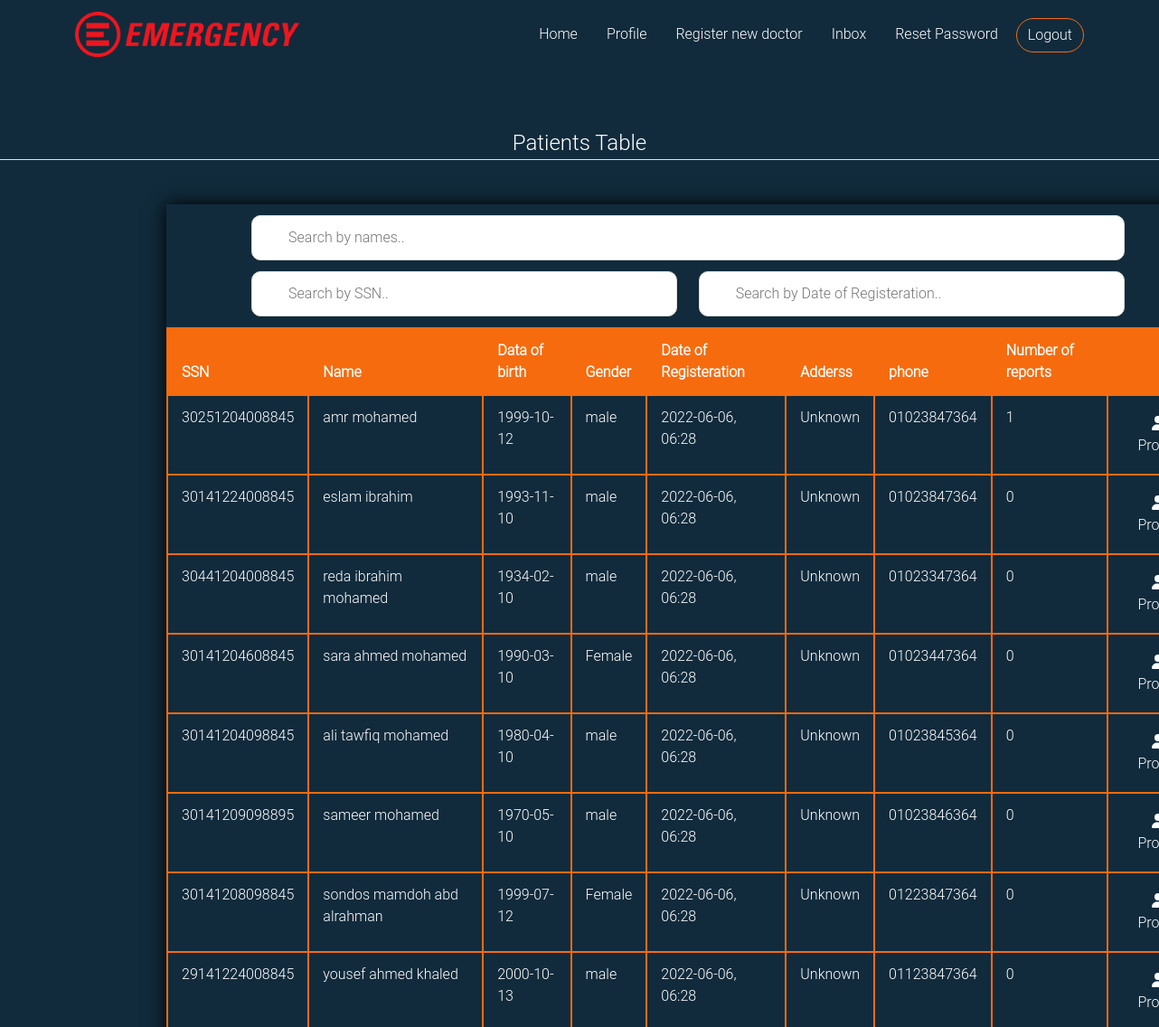
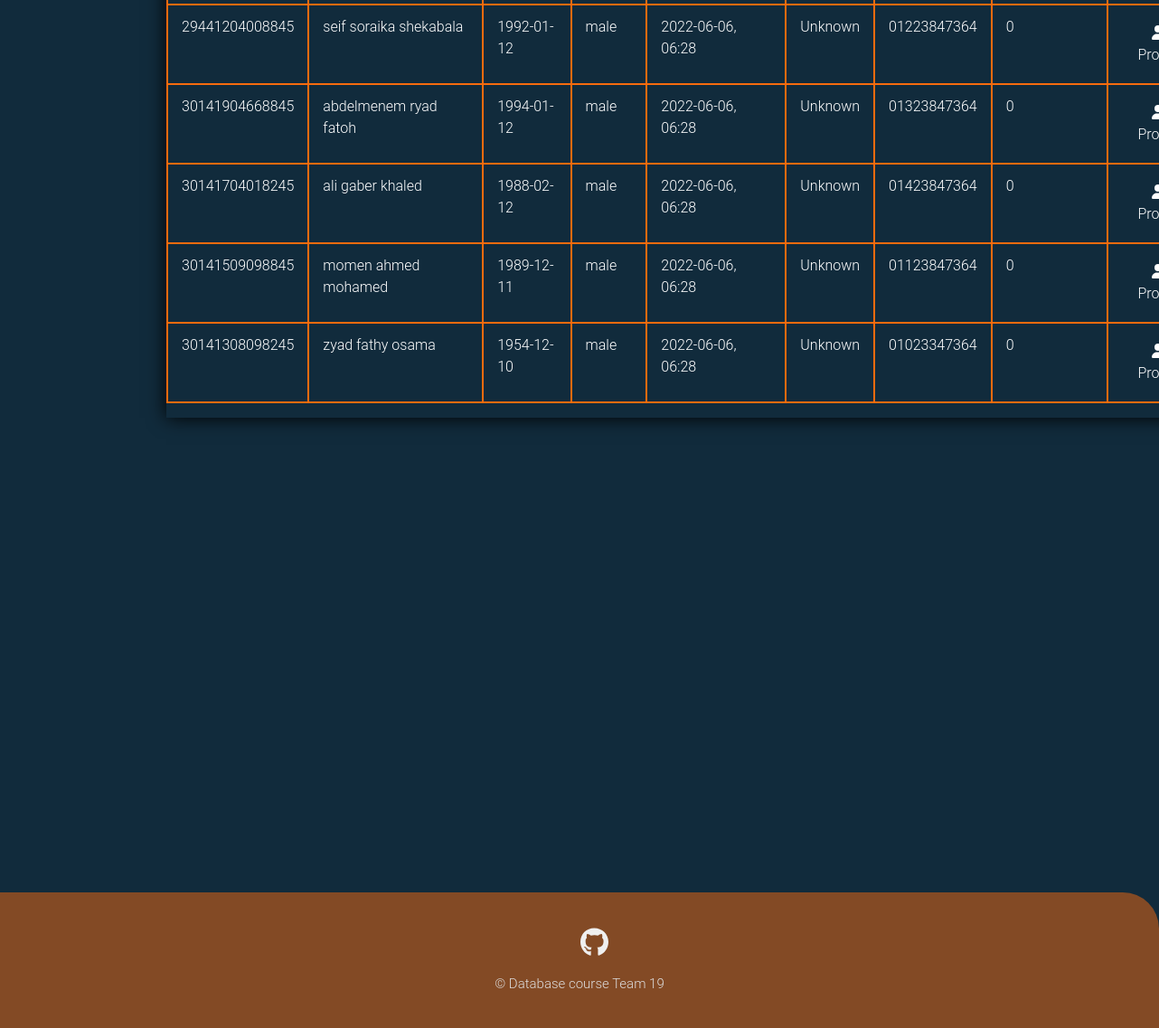
The app's page /patients_table (signed in) with its own data (2 pictures, top to bottom).
### emergencydebartment/models.py (models this page shows, shortened)
class User(db.Model, UserMixin):
    __tablename__ = 'user_table'
    id = db.Column(db.Integer, primary_key=True)
    ssn = db.Column(db.Integer, unique=True,nullable=False)
    Fname = db.Column(db.String(20),nullable=False)
    Sname = db.Column(db.String(20))
    Lname = db.Column(db.String(20),nullable=False)
    gender = db.Column(db.String(6),nullable=False)
    phone = db.Column(db.String(11), default='Unknown')
    address = db.Column(db.String(70), default='Unknown')
    birth_date = db.Column(db.DateTime,nullable=False)
    user_role = db.Column(db.String(15), nullable=False, default='Patient')
    password = db.Column(db.String(61),nullable=False)

class Patient(User):
    id = db.Column(db.Integer, db.ForeignKey('user_table.id'),primary_key=True)
    date =  db.Column(db.DateTime, default = datetime.utcnow) #date of registeration
    report = db.relationship('Report',  backref='patient', lazy=True, foreign_keys = 'Report.patient_id')
    email = db.Column(db.String(20),unique=True)

class User(db.Model, UserMixin):
    __tablename__ = 'user_table'
    id = db.Column(db.Integer, primary_key=True)
    ssn = db.Column(db.Integer, unique=True,nullable=False)
    Fname = db.Column(db.String(20),nullable=False)
    Sname = db.Column(db.String(20))
    Lname = db.Column(db.String(20),nullable=False)
    gender = db.Column(db.String(6),nullable=False)
    phone = db.Column(db.String(11), default='Unknown')
    address = db.Column(db.String(70), default='Unknown')
    birth_date = db.Column(db.DateTime,nullable=False)
    user_role = db.Column(db.String(15), nullable=False, default='Patient')
    password = db.Column(db.String(61),nullable=False)

### emergencydebartment/routes.py (the view, shortened to what this page needs)
@app.route("/patients_table", methods= ['GET','POST'])
@login_required(role = 'Doctor')
def ptable():
    table = Patient.query.all()
    num_of_reports = list()
    for patient in table:
        num_of_reports.append(len(patient.report))
    return render_template('patients_table.html', table = zip(table, num_of_reports))

### emergencydebartment/models.py (called while the page is built)
@login_manager.user_loader
def load_user(user_id):
    return User.query.get(int(user_id))

### emergencydebartment/routes.py (called while the page is built)
def login_required(role="ANY"):
    def wrapper(fn):
        @wraps(fn)
        def decorated_view(*args, **kwargs):
            if not current_user.is_authenticated:
              return login_manager.unauthorized()
            if current_user.user_role != 'Admin':
                if ((current_user.user_role != role) and (role != "ANY")):
                    return login_manager.unauthorized()
            return fn(*args, **kwargs)
        return decorated_view
    return wrapper

### emergencydebartment/templates/patients_table.html (shortened to what this page needs)
{% extends "layout.html" %}
{% block content %}
<legend class="border-bottom mb-4 legend align-text-center">Patients Table</legend>
        <div class="content">
                <div class="content-table dtable">
                    <div class="scrollme">
                        <div class="row justify-content-center" >
                    <input type="text" id="nameInput" onkeyup="namefunc()" placeholder="Search by names..">
                        </div>
                        <div class="row justify-content-center" >
                    <input type="text" id="ssnInput" onkeyup="ssnfunc()" placeholder="Search by SSN..">
                    <input type="text" id="dateInput" onkeyup="datefunc()" placeholder="Search by Date of Registeration..">
                </div>
                        <table id="myTable" class="table table-bordered table-responsive">
                            <thead>
                                <tr >
                                    <th scope="col">SSN</th>
                                    <th scope="col">Name</th>
                                    <th scope="col" >Data of birth</th>
                                    <th scope="col" >Gender</th>
                                    <th scope="col" >Date of Registeration</th>
                                    <th scope="col" >Adderss</th>
                                    <th scope="col" >phone</th>
                                    <th scope="col" >Number of reports</th>
                                    <th scope="col" ></th>
                                </tr>
                            </thead>
                            <tbody>
                            {% for patient, number_of_reports in table %}
                                <tr>
                                    <td>{{patient.ssn}}</td>
                                    {% if patient.Sname %}
                                    <td>{{patient.Fname}} {{patient.Sname}}  {{patient.Lname}}</td>
                                    {% else %}
                                    <td>{{patient.Fname}}  {{patient.Lname}}</td>
                                    {% endif %}
                                    <td>{{patient.birth_date.strftime("%Y-%m-%d")}}</td>
                                    <td>{{patient.gender}}</td>
                                    <td>{{patient.date.strftime("%Y-%m-%d, %H:%M")}}</td>
                                    <td>{{patient.address}}</td>
                                    <td>{{patient.phone}}</td>
                                    <td>{{number_of_reports}}</td>
                                    <td><a class="calling_btn btn rounded-pill main-btn " style="color:white ;" href="{{ url_for('profile_patient', patient_id = patient.id) }} "> <i class="fa-solid fa-user"></i> Profile</a></a></td>
                                {% endfor %}
                            </tbody>
                        </table>
                    </div>
                </div>
                    </div>
{% endblock %}

### emergencydebartment/static/styles/style.css (style rules this page uses)
:root { --blue-color: #112B3C; --orange-color:#F66B0E; --blue-off-color:#205375; --white-off-color:#EFEFEF; --gray-color:#DDDDDD; }
body { font-family: 'Roboto Light',sans-serif; background-color: var(--blue-color); }
legend { margin-top: 5%; color: white; text-align: center; }

### emergencydebartment/static/styles/table.css (style rules this page uses)
.content { min-height: 70vh; display: flex; align-items: center; justify-content: center; }
.content-table { border-collapse: collapse; margin: 25px 0; min-width: 400px; max-width: 1400px; min-height: 200px; box-shadow: 0 0 20px rgb(0, 0, 0.15); }
.content-table thead tr { background-color: #f66b0e; color: white; text-align: left; font-weight: bold; border: 2px solid #f66b0e; }
.content-table th, .content-table td { padding: 12px 15px; color: white; border: 2px solid #f66b0e; }
#nameInput { background-image: url('/css/searchicon.png'); margin-top: 1%; max-height: 3%; background-position: 10px 12px; background-repeat: no-repeat; width: 82%; font-size: 16px; padding: 12px 20px 12px 40px; border: 1px solid #ddd; margin-bottom: 12px; border-radius: 10px; }
#ssnInput { background-image: url('/css/searchicon.png'); background-position: 10px 12px; background-repeat: no-repeat; width: 40%; font-size: 16px; padding: 12px 20px 12px 40px; border: 1px solid #ddd; margin-bottom: 12px; border-radius: 10px; }
#dateInput { background-image: url('/css/searchicon.png'); background-position: 10px 12px; margin-left: 2%; background-repeat: no-repeat; width: 40%; font-size: 16px; padding: 12px 20px 12px 40px; border: 1px solid #ddd; margin-bottom: 12px; border-radius: 10px; }

### emergencydebartment/static/styles/login.css (style rules this page uses)
:root { --blue-color: #112B3C; --orange-color:#F66B0E; --blue-off-color:#205375; --white-off-color:#EFEFEF; --gray-color:#DDDDDD; }
html, body { height: 100%; font-family: 'Roboto Light',sans-serif; background-color: var(--blue-color); }

### emergencydebartment/static/styles/dashboard.css (style rules this page uses)
.dtable { position: relative; bottom: 40%; left: 120px; width: 90%; }

### records on screen
Patient: ssn "30251204008845", Fname "amr", Lname "mohamed", birth_date "1999-10-12", gender "male", date "2022-06-06, 06:28", address "Unknown", phone "01023847364", number_of_reports "1"
Patient: ssn "30141224008845", Fname "eslam", Lname "ibrahim", birth_date "1993-11-10", gender "male", date "2022-06-06, 06:28", address "Unknown", phone "01023847364", number_of_reports "0"
Patient: ssn "30441204008845", Fname "reda", Sname "ibrahim", Lname "mohamed", birth_date "1934-02-10", gender "male", date "2022-06-06, 06:28", address "Unknown", phone "01023347364", number_of_reports "0"
Patient: ssn "30141204608845", Fname "sara", Sname "ahmed", Lname "mohamed", birth_date "1990-03-10", gender "Female", date "2022-06-06, 06:28", address "Unknown", phone "01023447364", number_of_reports "0"
Patient: ssn "30141204098845", Fname "ali", Sname "tawfiq", Lname "mohamed", birth_date "1980-04-10", gender "male", date "2022-06-06, 06:28", address "Unknown", phone "01023845364", number_of_reports "0"
Patient: ssn "30141209098895", Fname "sameer", Lname "mohamed", birth_date "1970-05-10", gender "male", date "2022-06-06, 06:28", address "Unknown", phone "01023846364", number_of_reports "0"
Patient: ssn "30141208098845", Fname "sondos", Sname "mamdoh", Lname "abd alrahman", birth_date "1999-07-12", gender "Female", date "2022-06-06, 06:28", address "Unknown", phone "01223847364", number_of_reports "0"
Patient: ssn "29141224008845", Fname "yousef", Sname "ahmed", Lname "khaled", birth_date "2000-10-13", gender "male", date "2022-06-06, 06:28", address "Unknown", phone "01123847364", number_of_reports "0"
Patient: ssn "29441204008845", Fname "seif", Sname "soraika", Lname "shekabala", birth_date "1992-01-12", gender "male", date "2022-06-06, 06:28", address "Unknown", phone "01223847364", number_of_reports "0"
Patient: ssn "30141904668845", Fname "abdelmenem", Sname "ryad", Lname "fatoh", birth_date "1994-01-12", gender "male", date "2022-06-06, 06:28", address "Unknown", phone "01323847364", number_of_reports "0"
Patient: ssn "30141704018245", Fname "ali", Sname "gaber", Lname "khaled", birth_date "1988-02-12", gender "male", date "2022-06-06, 06:28", address "Unknown", phone "01423847364", number_of_reports "0"
Patient: ssn "30141509098845", Fname "momen", Sname "ahmed", Lname "mohamed", birth_date "1989-12-11", gender "male", date "2022-06-06, 06:28", address "Unknown", phone "01123847364", number_of_reports "0"
Patient: ssn "30141308098245", Fname "zyad", Sname "fathy", Lname "osama", birth_date "1954-12-10", gender "male", date "2022-06-06, 06:28", address "Unknown", phone "01023347364", number_of_reports "0"
